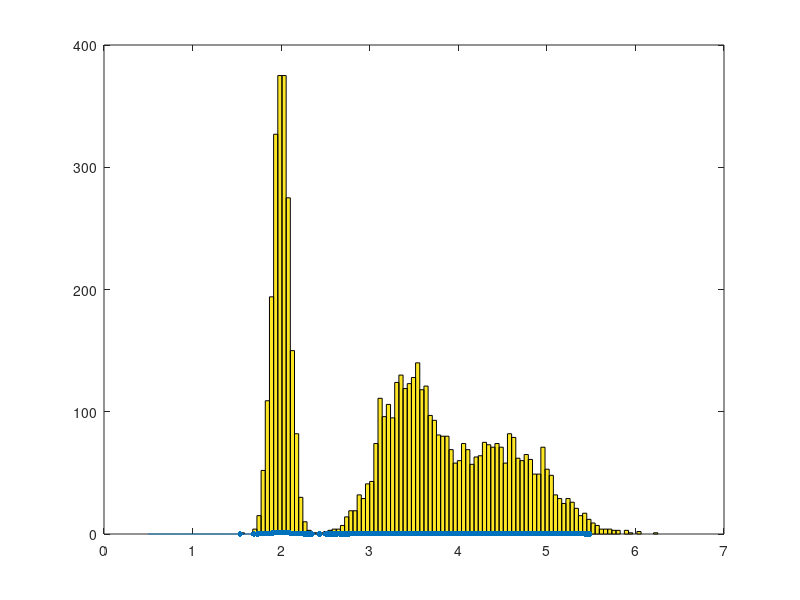
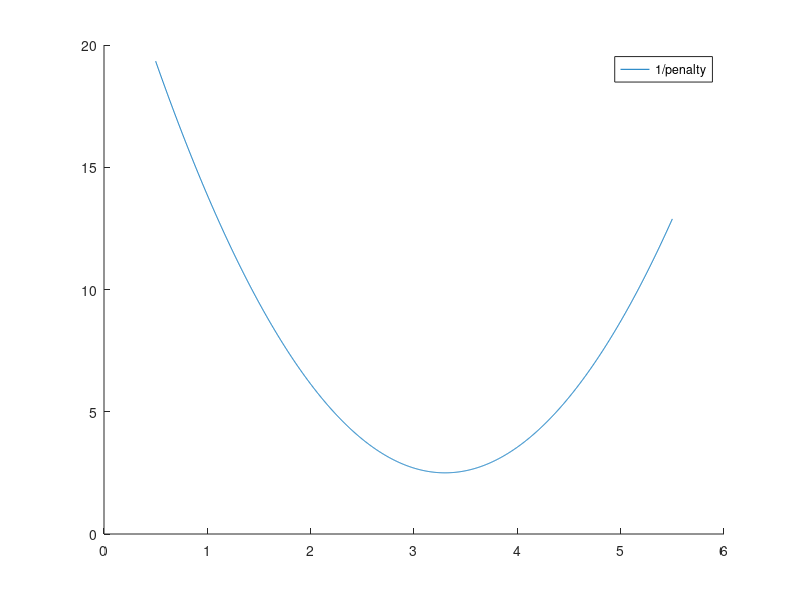

These figures' MATLAB source, in order: (Note: this script raises an error after producing the figures.)
%%% This suggests how to recover a pdf from MCMC. It's not perfect. 
% 1. Sort sampled velocity values v. 
% 2. Assume cumulative probability of getting the next higher v moves in
% equal steps. i.e. p_cumulative = interp1(v_sorted,linspace(0,1,nv) )
% 3. Get pdf from cumulative pdf using derivative. pdf = diff(pdf_cumulative) ./
% diff(v)
% 4. There will be some roughness due to imperfect sampling. We need to do
% smoothing. A big challenge here is the diff(v) in denominator... this
% makes things very instable if there was two very similar v values.
% I tried making v in two ways. 
% I tried using truly random v from normrnd. 
% This produces rough PDFs that need a lot of smoothing. 
% But, this is analogous to how MCMC really works. 
% I also tried making v with spacing determined by the pdf. Analytically,
% there was finer spacing where the pdf is higher. This returned almost
% perfect pdfs in the final plot. But, this isn't how MCMC really works...
% It does, however, demonstrate that this process is (at least partially)
% mathematically valid. 

figpath = '~/Documents/UCSB/ENAM/THBI_ENAM/figures/testing/hist_creation/'; 

nv = 2000; % Number of velocity in analytical pdf. 
n_samps = 2000; % Number of sampled velocities. An artificial MCMC result.
v = linspace(0.5, 5.5, nv)'; % V grid. 
sigma = 0.3; % Analytical error of v. 
mean_gaus = 3.4; % Analytical mean_gaus of v. 
smooth_window = .15; % How much to smooth final recovered pdf. In percent. 


pdf_an = exp(-(v-mean_gaus).^2./(2.*sigma.^2)); % Analytical pdf of velocity. 
pdf_an = pdf_an ./ trapz(v, pdf_an); % Normalize the pdf. 

pdf2 = true; 
pdf3 = true; 
if pdf2; 
    sigma2 = 0.1; 
    mean_gaus2 = 2; 
    pdf_an2 = exp(-(v-mean_gaus2).^2./(2.*sigma2.^2)); 
    pdf_an2 = pdf_an2 ./ trapz(v, pdf_an2); % Normalize the pdf. 
    pdf_an = pdf_an + pdf_an2; 
end 
if pdf3; 
    sigma3 = 0.5; 
    mean_gaus3 = 4.5; 
    pdf_an3 = exp(-(v-mean_gaus3).^2./(2.*sigma3.^2)); 
    pdf_an3 = pdf_an3 ./ trapz(v, pdf_an3); % Normalize the pdf. 
    pdf_an = pdf_an + pdf_an3; 
end 
pdf_an = pdf_an ./ trapz(v, pdf_an); % Normalize the pdf. 

pdf_cumulative = cumtrapz(v, pdf_an); % Cumulative pdf. 
% v_samps = interp1(pdf_cumulative, v, linspace(0,0.9999,n_samps)'); % NON random v that follows pdf. 
v_samps = normrnd(mean_gaus, sigma, [n_samps,1]); % Random v that follows pdf. Analogous to MCMC output. 
% v_samps = [min(v); v_samps; max(v)]; 
if pdf2; 
    v_samps = [v_samps; normrnd(mean_gaus2, sigma2, [n_samps,1])]; 
end
if pdf3; 
    v_samps = [v_samps; normrnd(mean_gaus3, sigma3, [n_samps,1])]; 
end
v_samps = sort(v_samps); % Sort to make comparable to a cumulative pdf. 
p_v_samps = interp1(v, pdf_an, v_samps); % P for each sampled v (only for the smoothly distributed v). 

fprintf('You ended up with %1.0f samples. ', length(v_samps))

figure(2); clf; hold on; 
box on; 
hist(v_samps, 100)
plot(v, pdf_an, 'DisplayName','PDF  (analytical)')
scatter(v_samps, p_v_samps, 15, 'filled', 'DisplayName', 'Sampled V'); 

%% One attempt to get pdf of v, using differences between v and all sampled v. 
vpen = zeros(size(v)); % A "penalty" approach. 
for iv = 1:length(v);
    vi = v(iv); 
    vdiff = abs(vi - v_samps); 
    vdiff = vdiff.^2; % Square
%     vdiff = abs(vdiff); 
    vpen(iv) = sum(vdiff); 
end

p_from_pen = 1./vpen; 
p_from_pen = p_from_pen /  (trapz(v, p_from_pen)); 
% p_from_pen = p_from_pen .^ (1.2); 
p_from_pen = p_from_pen /  (trapz(v, p_from_pen)); 


figure(3); clf; hold on; 
plot(v, 1./p_from_pen, 'DisplayName','1/penalty')
legend(); 


%% Cumulative probability style of recoverying pdf. 
% This almost works properly, and is very smooth, for a single Gaussian. It
% doesn't work for multiple gaussians sumed together though. 
prob_cum_vsamp = linspace(0, 1, length(v_samps))'; 
sort(v_samps); % SORT VSAMP!!! Is already done earlier, but left here for clarity. 
dv_p = diff(v_samps); % DV part of derivative. 
% newknt()
dv_p_n = length(dv_p); 
dv_p = [ones(size(dv_p)).*max(dv_p); dv_p; ones(size(dv_p)).*mean(dv_p(end-50:end))]; 
dv_p = smoothdata(dv_p, 'gaussian', n_samps .* smooth_window); 
dv_p = dv_p(dv_p_n+1:end-dv_p_n); 
dp_p = diff(prob_cum_vsamp); % Dp part of derivative. 
pv_recover = dp_p ./ dv_p; 
% pv_recover = smoothdata(pv_recover, 'gaussian', n_samps .* smooth_window); 
v_samp_recover = ( v_samps(1:end-1) + v_samps(2:end) ) ./ 2; % Because we loose one value doing derivative. 

%% Kernel density estimation, from Matlab. 
100; % nptsksd = int16((max(v_samps) - min(v_samps) ) ./ .01); % Number of points to use in estimating k density. I'm spacing it for now to have a point each 0.01 km/s
[pv_k, v_k] = ksdensity(v_samps, 'width', .04, 'NumPoints', nptsksd);%, 'Bandwidth',0.03); 
pv_k = pv_k / trapz(v_k, pv_k); 

%% Final plots. 
LW = 4; % Linewidths
figure(6); clf; hold on; 
set(gcf,'color', 'white'); 
histogram(v_samps, 100, 'Normalization', 'pdf', 'EdgeColor','auto'); 
plot(v_samp_recover, pv_recover, 'DisplayName','p(v) recovered','linewidth',LW); 
plot(v, pdf_an, 'DisplayName','p(v) analytical','linewidth',LW); 
plot(v, p_from_pen, 'DisplayName', 'p(v) from penalty approach.','linewidth',LW); 
plot(v_k, pv_k, 'DisplayName', 'p(v) kernel density estimation','linewidth',LW);      
this_title = sprintf('Compare analytical pdf, to pdf recovered from samples.\n Smooth window = %1.1f%%',...
    smooth_window*100); 
title(this_title, 'FontWeight','normal'); 
box on; 
legend(); 
xlabel('v'); 
ylabel('p(v)'); 
grid on; 

exportgraphics(gcf, [figpath 'hist_extimations.pdf']); 

pdf_example = struct('v', v_k, 'p', pv_k); 
% save('pdf_example.mat', 'pdf_example'); 